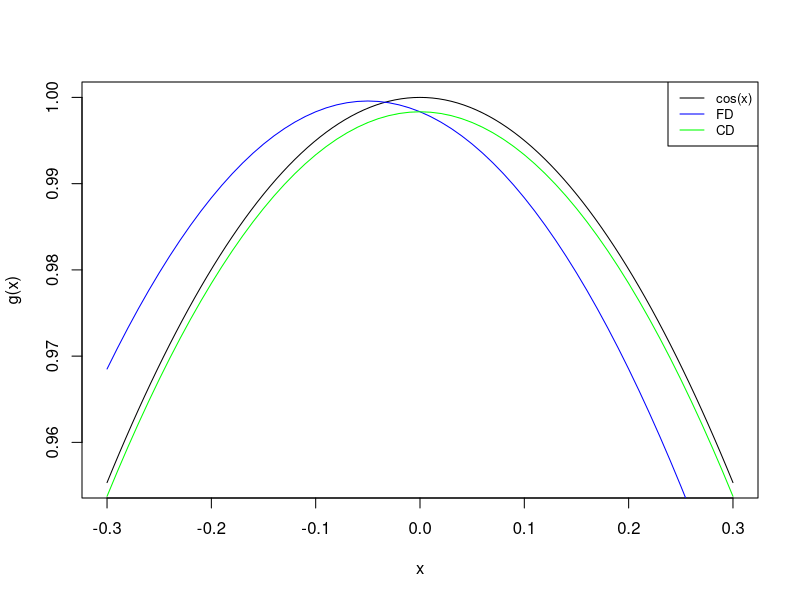
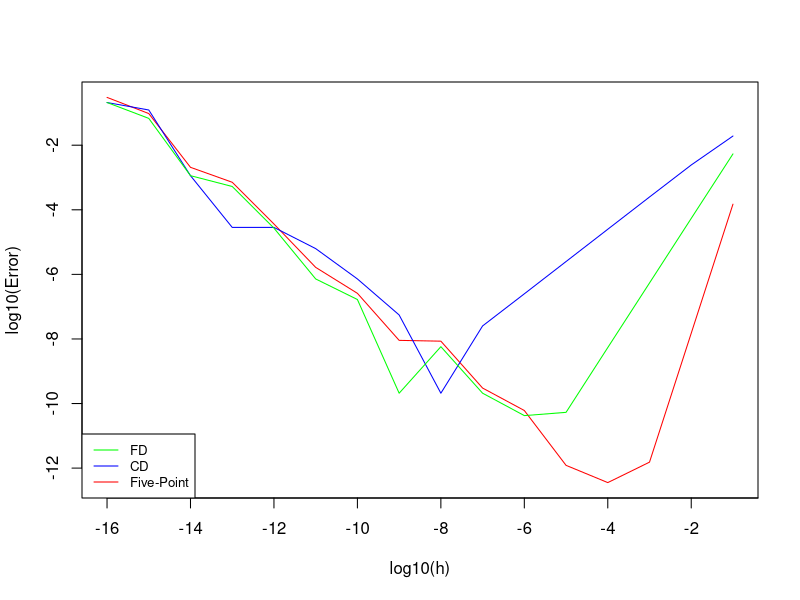
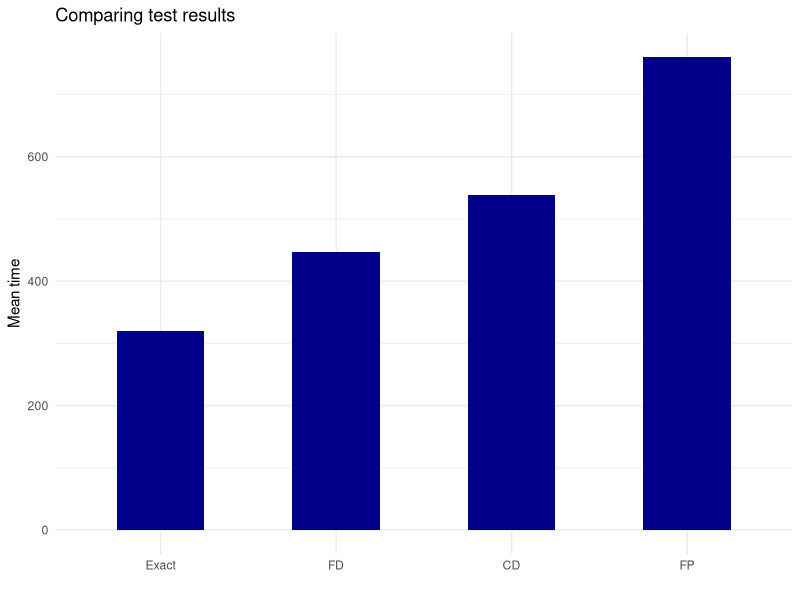

The R source for these figures, in order:
## ---- chunk 1
f <- function(x) sin(x)
g <- function(x) cos(x)
fd <- function(x){
  h <- 1e-1
  (f(x + h) - f(x))/h
}
cd <- function(x){
  h <- 1e-1
  (f(x + h) - f(x - h))/(2*h)
}
int <- seq(-0.3,0.3, 0.01)
curve(g, min(int), max(int))
lines(int, fd(int), col = 'blue')
lines(int, cd(int), col = 'green')
legend('topright', legend = c('cos(x)', 'FD', 'CD'),
       col = c('black', 'blue', 'green'), 
       lty = 1, cex = 0.8)
## ---- chunk 2
x <- pi/3
h <- c(1e-01,1e-02,1e-03,1e-04,1e-05,1e-06,1e-07,1e-08,
       1e-09,1e-10,1e-11,1e-12,1e-13,1e-14,1e-15,1e-16)
f <- function(x) {cos(cos(x)*sin(x))}
g_exact <- function(x) {-sin(cos(x)*sin(x))*(-(sin(x)^2)+(cos(x)^2))}
FD <- function(x, h) {
  FDf <- (f(x + h) - f(x))/h    
  return(FDf)
}
CD <- function(x, h) {
  CDf <- (f(x + h) - f(x - h))/(2*h)
  return(CDf)
}
XCD <- function(x, h) {
  XCDf <- (8*f(x + h) - 8*f(x - h) - f(x + 2*h) + f(x - 2*h))/(12*h)
  return(XCDf)
}
plot(log10(h), log10(abs(XCD(x, h) - g_exact(x))), type = 'l', col = 'red', ylab = 'log10(Error)', xaxt = 'n')
axis(side = 1, at=seq(-16,0,2))
lines(log10(h), log10(abs(FD(x, h) - g_exact(x))), col = 'blue')
lines(log10(h), log10(abs(CD(x, h) - g_exact(x))), col = 'green')
legend("bottomleft", legend = c("FD", "CD", "Five-Point"),
       col = c("green", "blue", "red"),
       lty = 1, cex = 0.8)
## ---- chunk 3
# Exact functions
f <- function(x) 100*(x[2] - x[1]^2)^2 + (1 - x[1])^2
g <- function(x) c(2*(x[1] - 1) - 400*x[1]*(x[2] - x[1]^2), 200*(x[2] - x[1]^2))
# Implementation of Algorithm 3.5
# (Line Search Algorithm)
alpha <- function(a_0, x_k, c1, c2, r_k) {
  a_max <- 4*a_0
  f_k <- f(x_k)
  phi_k <- f_k
  a_1 <- a_0
  a0 <- 0
  a_k <- a_1
  a_k_old <- a0
  k <- 0
  k_max <- 10000   
  done <- FALSE
  while(!done) {
    k <- k + 1
    f_k <- f(x_k)
    g_k <- g(x_k)
    p_k <- -g_k
    phi_k_old <- f(x_k + a_k_old * p_k)
      phi_k <- f(x_k + a_k * p_k)
      dphi_k_0 <- t(g(x_k)) %*% p_k
      l_k <- f_k + c1 * a_k * dphi_k_0
      if ((phi_k > l_k) || ((k > 1) && (phi_k >= phi_k_old))) {
        return(zoom(a_k_old, a_k, x_k, c1, c2))
      }
    dphi_k <- t(g(x_k + a_k * p_k)) %*% p_k
      if (abs(dphi_k) <= -c2*dphi_k_0) {
        return(a_k)
      }
    if (dphi_k >= 0) {
      return(zoom(a_k, a_k_old, x_k, c1, c2))
    }
    a_k_old <- a_k
    a_k <- r_k*a_k + (1 - r_k)*a_max
    done <- (k > k_max)
  }
  return(a_k)
}

# Implementation of Algorithm ...
# (Zoom Algorithm)
zoom <- function(a_lo, a_hi, x_k, c1, c2) {
  f_k <- f(x_k)
  g_k <- g(x_k)
  p_k <- -g_k
  k <- 0
  k_max <- 10000   # Maximum number of iterations.
  done <- FALSE
  while(!done) {
    k <- k + 1
    phi_lo <- f(x_k + a_lo * p_k)
      a_k <- 0.5*(a_lo + a_hi)
      phi_k <-  f(x_k + a_k * p_k)
      dphi_k_0 <- t(g(x_k)) %*% p_k
      l_k <-  f_k + c1 * a_k * dphi_k_0
      if ((phi_k > l_k) || (phi_k >= phi_lo)) {
        a_hi <- a_k
      } else {
        dphi_k <-  t(g(x_k + a_k * p_k)) %*% p_k
          if (abs(dphi_k) <= -c2*dphi_k_0) {
            return(a_k)
          }
        if (dphi_k*(a_hi - a_lo) >= 0) {
          a_hi <- a_lo
        }
        a_lo <- a_k
      }
    done <- (k > k_max)
  }
  return(a_k)
}
# Implementation of Algorithm 3.5 (with CD instead of exact gradient)
# (Line Search Algorithm)
alpha_cd <- function(a_0, x_k, c1, c2, r_k) {
  g <- function(x, h = 1e-8){
    c((f(x + c(h,0)) - f(x - c(h,0)))/(2*h), (f(x + c(0,h)) - f(x - c(0,h)))/(2*h))
  }
  a_max <- 4*a_0
  f_k <- f(x_k)
  phi_k <- f_k
  a_1 <- a_0
  a0 <- 0
  a_k <- a_1
  a_k_old <- a0
  k <- 0
  k_max <- 10000   
  done <- FALSE
  while(!done) {
    k <- k + 1
    f_k <- f(x_k)
    g_k <- g(x_k)
    p_k <- -g_k
    phi_k_old <- f(x_k + a_k_old * p_k)
      phi_k <- f(x_k + a_k * p_k)
      dphi_k_0 <- t(g(x_k)) %*% p_k
      l_k <- f_k + c1 * a_k * dphi_k_0
      if ((phi_k > l_k) || ((k > 1) && (phi_k >= phi_k_old))) {
        return(zoom_cd(a_k_old, a_k, x_k, c1, c2))
      }
    dphi_k <- t(g(x_k + a_k * p_k)) %*% p_k
      if (abs(dphi_k) <= -c2*dphi_k_0) {
        return(a_k)
      }
    if (dphi_k >= 0) {
      return(zoom_cd(a_k, a_k_old, x_k, c1, c2))
    }
    a_k_old <- a_k
    a_k <- r_k*a_k + (1 - r_k)*a_max
    done <- (k > k_max)
  }
  return(a_k)
}

# Implementation of Algorithm ... (with CD instead of exact gradient)
# (Zoom Algorithm)
zoom_cd <- function(a_lo, a_hi, x_k, c1, c2) {
  g <- function(x, h = 1e-8){
    c((f(x + c(h,0)) - f(x - c(h,0)))/(2*h), (f(x + c(0,h)) - f(x - c(0,h)))/(2*h))
  }
  f_k <- f(x_k)
  g_k <- g(x_k)
  p_k <- -g_k
  k <- 0
  k_max <- 10000   # Maximum number of iterations.
  done <- FALSE
  while(!done) {
    k <- k + 1
    phi_lo <- f(x_k + a_lo * p_k)
      a_k <- 0.5*(a_lo + a_hi)
      phi_k <-  f(x_k + a_k * p_k)
      dphi_k_0 <- t(g(x_k)) %*% p_k
      l_k <-  f_k + c1 * a_k * dphi_k_0
      if ((phi_k > l_k) || (phi_k >= phi_lo)) {
        a_hi <- a_k
      } else {
        dphi_k <-  t(g(x_k + a_k * p_k)) %*% p_k
          if (abs(dphi_k) <= -c2*dphi_k_0) {
            return(a_k)
          }
        if (dphi_k*(a_hi - a_lo) >= 0) {
          a_hi <- a_lo
        }
        a_lo <- a_k
      }
    done <- (k > k_max)
  }
  return(a_k)
}

alpha_fd <- function(a_0, x_k, c1, c2, r_k) {
  g <- function(x, h = 1e-8){
    c((f(x + c(h,0)) - f(x))/(h), (f(x + c(0,h)) - f(x))/(h))
  }
  a_max <- 4*a_0
  f_k <- f(x_k)
  phi_k <- f_k
  a_1 <- a_0
  a0 <- 0
  a_k <- a_1
  a_k_old <- a0
  k <- 0
  k_max <- 10000   
  done <- FALSE
  while(!done) {
    k <- k + 1
    f_k <- f(x_k)
    g_k <- g(x_k)
    p_k <- -g_k
    phi_k_old <- f(x_k + a_k_old * p_k)
      phi_k <- f(x_k + a_k * p_k)
      dphi_k_0 <- t(g(x_k)) %*% p_k
      l_k <- f_k + c1 * a_k * dphi_k_0
      if ((phi_k > l_k) || ((k > 1) && (phi_k >= phi_k_old))) {
        return(zoom_fd(a_k_old, a_k, x_k, c1, c2))
      }
    dphi_k <- t(g(x_k + a_k * p_k)) %*% p_k
      if (abs(dphi_k) <= -c2*dphi_k_0) {
        return(a_k)
      }
    if (dphi_k >= 0) {
      return(zoom_fd(a_k, a_k_old, x_k, c1, c2))
    }
    a_k_old <- a_k
    a_k <- r_k*a_k + (1 - r_k)*a_max
    done <- (k > k_max)
  }
  return(a_k)
}

# Implementation of Algorithm ... (with CD instead of exact gradient)
# (Zoom Algorithm)
zoom_fd <- function(a_lo, a_hi, x_k, c1, c2) {
  g <- function(x, h = 1e-8){
    c((f(x + c(h,0)) - f(x))/(h), (f(x + c(0,h)) - f(x))/(h))
  }
  f_k <- f(x_k)
  g_k <- g(x_k)
  p_k <- -g_k
  k <- 0
  k_max <- 10000   # Maximum number of iterations.
  done <- FALSE
  while(!done) {
    k <- k + 1
    phi_lo <- f(x_k + a_lo * p_k)
      a_k <- 0.5*(a_lo + a_hi)
      phi_k <-  f(x_k + a_k * p_k)
      dphi_k_0 <- t(g(x_k)) %*% p_k
      l_k <-  f_k + c1 * a_k * dphi_k_0
      if ((phi_k > l_k) || (phi_k >= phi_lo)) {
        a_hi <- a_k
      } else {
        dphi_k <-  t(g(x_k + a_k * p_k)) %*% p_k
          if (abs(dphi_k) <= -c2*dphi_k_0) {
            return(a_k)
          }
        if (dphi_k*(a_hi - a_lo) >= 0) {
          a_hi <- a_lo
        }
        a_lo <- a_k
      }
    done <- (k > k_max)
  }
  return(a_k)
}

alpha_fp <- function(a_0, x_k, c1, c2, r_k) {
  g <- function(x, h = 1e-8){
    c((8*f(x + c(h,0)) - 8*f(x - c(h,0)) - f(x + c(2*h,0)) + f(x - c(2*h,0)))/(12*h),
      (8*f(x + c(0,h)) - 8*f(x - c(0,h)) - f(x + c(0,2*h)) + f(x - c(0,2*h)))/(12*h))
  }
  a_max <- 4*a_0
  f_k <- f(x_k)
  phi_k <- f_k
  a_1 <- a_0
  a0 <- 0
  a_k <- a_1
  a_k_old <- a0
  k <- 0
  k_max <- 10000   
  done <- FALSE
  while(!done) {
    k <- k + 1
    f_k <- f(x_k)
    g_k <- g(x_k)
    p_k <- -g_k
    phi_k_old <- f(x_k + a_k_old * p_k)
      phi_k <- f(x_k + a_k * p_k)
      dphi_k_0 <- t(g(x_k)) %*% p_k
      l_k <- f_k + c1 * a_k * dphi_k_0
      if ((phi_k > l_k) || ((k > 1) && (phi_k >= phi_k_old))) {
        return(zoom_fp(a_k_old, a_k, x_k, c1, c2))
      }
    dphi_k <- t(g(x_k + a_k * p_k)) %*% p_k
      if (abs(dphi_k) <= -c2*dphi_k_0) {
        return(a_k)
      }
    if (dphi_k >= 0) {
      return(zoom_fp(a_k, a_k_old, x_k, c1, c2))
    }
    a_k_old <- a_k
    a_k <- r_k*a_k + (1 - r_k)*a_max
    done <- (k > k_max)
  }
  return(a_k)
}

# Implementation of Algorithm ... (with CD instead of exact gradient)
# (Zoom Algorithm)
zoom_fp <- function(a_lo, a_hi, x_k, c1, c2) {
  g <- function(x, h = 1e-8){
    c((8*f(x + c(h,0)) - 8*f(x - c(h,0)) - f(x + c(2*h,0)) + f(x - c(2*h,0)))/(12*h),
      (8*f(x + c(0,h)) - 8*f(x - c(0,h)) - f(x + c(0,2*h)) + f(x - c(0,2*h)))/(12*h))
  }
  f_k <- f(x_k)
  g_k <- g(x_k)
  p_k <- -g_k
  k <- 0
  k_max <- 10000   # Maximum number of iterations.
  done <- FALSE
  while(!done) {
    k <- k + 1
    phi_lo <- f(x_k + a_lo * p_k)
      a_k <- 0.5*(a_lo + a_hi)
      phi_k <-  f(x_k + a_k * p_k)
      dphi_k_0 <- t(g(x_k)) %*% p_k
      l_k <-  f_k + c1 * a_k * dphi_k_0
      if ((phi_k > l_k) || (phi_k >= phi_lo)) {
        a_hi <- a_k
      } else {
        dphi_k <-  t(g(x_k + a_k * p_k)) %*% p_k
          if (abs(dphi_k) <= -c2*dphi_k_0) {
            return(a_k)
          }
        if (dphi_k*(a_hi - a_lo) >= 0) {
          a_hi <- a_lo
        }
        a_lo <- a_k
      }
    done <- (k > k_max)
  }
  return(a_k)
}
# Define norm to determine convergence
norm2 <- function(x) norm(as.matrix(x), type = "2")

# The base algorithm that uses the exact gradient
gd.strong.wolfe <- function(f, g, x_0, a_0 = 1, r_k = 0.5, c1 = 1e-4, c2 = 4e-1, tol_grad_f = 5e-4, k_max = 10000) {
  keep_going <- TRUE
  x_k <- x_0
  k <- 0
  while (keep_going) {
    k <- k + 1
    a_k <- alpha(a_0, x_k, c1, c2, r_k)
    g_k <- g(x_k)
    p_k <- -g_k
    x_k <- x_k + a_k*p_k
    keep_going <- (norm2(g_k) >= tol_grad_f) & (k < k_max)
  }
  #cat('x_k =', x_k, '\t', 'f(x_k) =', f(x_k), '\t', 'k =', k, '\n')
}
gd.strong.wolfe.FD <- function(f, g, x_0, a_0 = 1, r_k = 0.5, c1 = 1e-4, c2 = 4e-1, tol_grad_f = 5e-4, k_max = 10000) {
  keep_going <- TRUE
  x_k <- x_0
  k <- 0
  while (keep_going) {
    k <- k + 1
    a_k <- alpha_fd(a_0, x_k, c1, c2, r_k)
    g_k <- g(x_k)
    p_k <- -g_k
    x_k <- x_k + a_k*p_k
    keep_going <- (norm2(g_k) >= tol_grad_f) & (k < k_max)
  }
  #cat('x_k =', x_k, '\t', 'f(x_k) =', f(x_k), '\t', 'k =', k, '\n')
}
gd.strong.wolfe.CD <- function(f, g, x_0, a_0 = 1, r_k = 0.5, c1 = 1e-4, c2 = 4e-1, tol_grad_f = 5e-4, k_max = 10000) {
  keep_going <- TRUE
  x_k <- x_0
  k <- 0
  while (keep_going) {
    k <- k + 1
    a_k <- alpha_cd(a_0, x_k, c1, c2, r_k)
    g_k <- g(x_k)
    p_k <- -g_k
    x_k <- x_k + a_k*p_k
    keep_going <- (norm2(g_k) >= tol_grad_f) & (k < k_max)
  }
  #cat('x_k =', x_k, '\t', 'f(x_k) =', f(x_k), '\t', 'k =', k, '\n')
}
gd.strong.wolfe.FP <- function(f, g, x_0, a_0 = 1, r_k = 0.5, c1 = 1e-4, c2 = 4e-1, tol_grad_f = 5e-4, k_max = 10000) {
  keep_going <- TRUE
  x_k <- x_0
  k <- 0
  while (keep_going) {
    k <- k + 1
    a_k <- alpha_fp(a_0, x_k, c1, c2, r_k)
    g_k <- g(x_k)
    p_k <- -g_k
    x_k <- x_k + a_k*p_k
    keep_going <- (norm2(g_k) >= tol_grad_f) & (k < k_max)
  }
  #cat('x_k =', x_k, '\t', 'f(x_k) =', f(x_k), '\t', 'k =', k, '\n')
}
## ---- chunk 4
library(microbenchmark)
bench <- microbenchmark(Exact = gd.strong.wolfe(f,g,c(0,1)),
               FD = gd.strong.wolfe.FD(f,g,c(0,1)),
               CD = gd.strong.wolfe.CD(f,g,c(0,1)),
               FP = gd.strong.wolfe.FP(f,g,c(0,1)),
               times = 10)
library(dplyr)
bench <- bench %>%
  group_by(expr) %>%
  summarise(mean_time = mean(time)/1e+6)
library(ggplot2)
## ---- chunk 5
ggplot(bench) + 
  geom_col(aes(x = expr, y = mean_time), width = 0.5, fill = 'darkblue') +
  xlab('') + ylab('Mean time') + ggtitle('Comparing test results') +
  theme_minimal()
## ---- chunk 6
# Make an algorithmic differentiation number
create_ADnum <- function(val, deriv = 1) {
  # a list that includes the number and its derivative
  x <- list(val = val, deriv = deriv)
  # make a class in R called 'ADnum'
  class(x) <- 'ADnum'
  return(x)
}

# Make the number 4 in a smart way
x <- create_ADnum(4)
x

# construct a custom print function for the 'ADnum' class
print.ADnum <- function(x, ...) {
  cat('value = ', x$val,
      ' and deriv = ', x$deriv, '\n', sep = '')
  return(invisible(x))
}
x
## ---- chunk 7
Ops.ADnum <- function(e1, e2) {
  # Convert the first number to ADnum
  if (.Method[1] == '') {
    e1 <- create_ADnum(e1, 0)
  }
  # Convert the second number to ADnum
  if (.Method[2] == '') {
    e2 <- create_ADnum(e2, 0)
  }
  
  if (.Generic == '*') {
    return(create_ADnum(e1$val * e2$val, e1$deriv*e2$val + e2$deriv*e1$val))
  }
  
  if (.Generic == '+') {
    return(create_ADnum(e1$val + e2$val, e1$deriv + e2$deriv))
  }
  
  if (.Generic == '-') {
    return(create_ADnum(e1$val - e2$val, e1$deriv - e2$deriv))
  }
  
  if (.Generic == '/') {
    return(create_ADnum(e1$val / e2$val, (e1$deriv*e2$val - e1$val*e2$deriv)/e2$val^2))
  }
  
  stop("Function '", Generic, "' not yet implemented for ADnum")
}

Math.ADnum <- function(x, ...) {
  if (.Generic == "cos") {
    return(create_ADnum(cos(x$val), x$deriv * -sin(x$val)))
  } else if (.Generic == "sin") {
    return(create_ADnum(sin(x$val), x$deriv * cos(x$val)))
  } else if (.Generic == "exp") {
    return(create_ADnum(exp(x$val), x$deriv * exp(x$val)))
  }
  stop("Function '", .Generic, "' not yet implemented for Ad num")
}
## ---- chunk 8
x <- create_ADnum(1); cos(x + 2)*3
